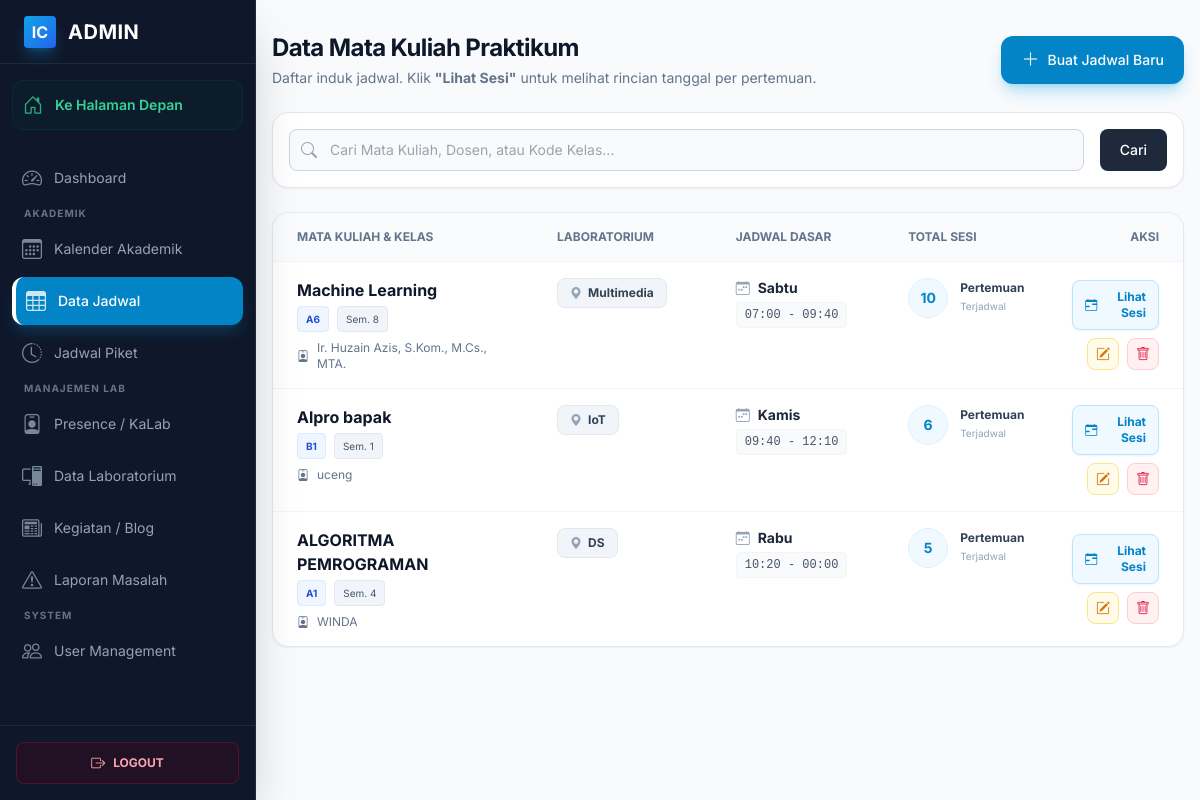
The app's page /public/admin/schedules (signed in) with its own data.
### tables this page shows
CREATE TABLE `course_plans` (
  `id` int(11) NOT NULL AUTO_INCREMENT,
  `laboratory_id` int(11) NOT NULL,
  `course_name` varchar(100) NOT NULL,
  `program_study` varchar(100) DEFAULT NULL,
  `semester` int(11) DEFAULT NULL,
  `class_code` varchar(20) DEFAULT NULL,
  `lecturer_name` varchar(100) NOT NULL,
  `lecturer_photo` varchar(255) DEFAULT NULL,
  `assistant_1_name` varchar(100) DEFAULT NULL,
  `assistant_1_photo` varchar(255) DEFAULT NULL,
  `assistant_2_name` varchar(100) DEFAULT NULL,
  `assistant_2_photo` varchar(255) DEFAULT NULL,
  `day` enum('Monday','Tuesday','Wednesday','Thursday','Friday','Saturday','Sunday') NOT NULL,
  `start_time` time NOT NULL,
  `end_time` time NOT NULL,
  `total_meetings` int(11) DEFAULT 14,
  `description` text DEFAULT NULL,
  `created_at` timestamp NOT NULL DEFAULT current_timestamp(),
  PRIMARY KEY (`id`),
  KEY `laboratory_id` (`laboratory_id`),
  CONSTRAINT `course_plans_ibfk_1` FOREIGN KEY (`laboratory_id`) REFERENCES `laboratories` (`id`) ON DELETE CASCADE
);

CREATE TABLE `laboratories` (
  `id` int(11) NOT NULL AUTO_INCREMENT,
  `lab_name` varchar(100) NOT NULL,
  `image` varchar(255) DEFAULT NULL,
  `description` text DEFAULT NULL,
  `pc_count` int(11) DEFAULT 0,
  `tv_count` int(11) DEFAULT 0,
  `capacity` int(11) DEFAULT 0,
  `status` enum('active','maintenance','inactive') DEFAULT 'active',
  `location` varchar(100) DEFAULT NULL,
  `building` varchar(50) DEFAULT NULL,
  `floor` varchar(10) DEFAULT NULL,
  `room_number` varchar(20) DEFAULT NULL,
  PRIMARY KEY (`id`)
);

### app/views/admin/schedules/index.php (the view, shortened to what the rows shown need)
<?php include APP_PATH . '/views/layouts/header.php'; ?>
<div class="antialiased bg-slate-50 min-h-screen">
    <main class="p-4 sm:ml-64 pt-8 transition-all duration-300">
        <div class="max-w-7xl mx-auto">
            <div class="flex flex-col md:flex-row justify-between items-start md:items-center mb-6 gap-4">
                <div>
                    <h1 class="text-2xl font-bold tracking-tight text-slate-900">Data Mata Kuliah Praktikum</h1>
                </div>
            </div>
            <div class="bg-white border border-slate-200 rounded-2xl shadow-sm overflow-hidden flex flex-col">
                <div class="overflow-x-auto w-full">
                    <table class="w-full text-sm text-left text-slate-600">
                        <thead class="text-xs text-slate-500 uppercase bg-slate-50/80 border-b border-slate-100">
                            <tr>
                                <th scope="col" class="px-6 py-4 font-bold w-[30%]">Mata Kuliah & Kelas</th>
                                <th scope="col" class="px-6 py-4 font-bold w-[20%]">Laboratorium</th>
                                <th scope="col" class="px-6 py-4 font-bold w-[20%]">Jadwal Dasar</th>
                                <th scope="col" class="px-6 py-4 font-bold w-[15%]">Total Sesi</th>
                                <th scope="col" class="px-6 py-4 font-bold text-right w-[15%]">Aksi</th>
                            </tr>
                        </thead>
                        <tbody class="divide-y divide-slate-100">
                            <?php if (!empty($schedules)): ?>
                                <?php foreach ($schedules as $sched): ?>
                                    <?php
                                    $daysMap = ['Monday' => 'Senin', 'Tuesday' => 'Selasa', 'Wednesday' => 'Rabu', 'Thursday' => 'Kamis', 'Friday' => 'Jumat', 'Saturday' => 'Sabtu', 'Sunday' => 'Minggu'];
                                    $dayIndo = $daysMap[$sched['day']] ?? $sched['day'];
                                    ?>
                                    <tr class="group hover:bg-slate-50 transition-colors duration-200">
                                        <td class="px-6 py-4 align-top">
                                            <div class="flex flex-col">
                                                <span class="font-bold text-slate-900 text-base mb-1">
                                                    <?= e($sched['course_name']) ?>
                                                </span>
                                                <div class="flex flex-wrap gap-2 mb-2">
                                                    <span
                                                        class="bg-blue-50 text-blue-700 text-[10px] px-2 py-0.5 rounded border border-blue-100 font-bold uppercase">
                                                        <?= e($sched['class_code']) ?>
                                                    </span>
                                                    <span
                                                        class="bg-slate-100 text-slate-600 text-[10px] px-2 py-0.5 rounded border border-slate-200">
                                                        Sem. <?= e($sched['semester']) ?>
                                                    </span>
                                                </div>
                                                <div class="flex items-center gap-2 text-xs text-slate-500">
                                                    <i class="bi bi-person-badge"></i>
                                                    <?= e($sched['lecturer_name']) ?>
                                                </div>
                                            </div>
                                        </td>
                                        <td class="px-6 py-4 align-top">
                                            <div
                                                class="inline-flex items-center gap-1.5 px-3 py-1.5 rounded-lg bg-slate-100 text-slate-700 border border-slate-200 text-xs font-bold">
                                                <i class="bi bi-geo-alt-fill text-slate-400"></i>
                                                <?= e($sched['lab_name']) ?>
                                            </div>
                                        </td>
                                        <td class="px-6 py-4 align-top">
                                            <div class="flex flex-col">
                                                <span class="text-sm font-bold text-slate-800 flex items-center gap-2">
                                                    <i class="bi bi-calendar-week text-slate-400"></i>
                                                    <?= $dayIndo ?>
                                                </span>
                                                <span
                                                    class="text-xs font-mono bg-slate-50 px-2 py-1 rounded border border-slate-100 mt-1 w-fit">
                                                    <?= date('H:i', strtotime($sched['start_time'])) ?> -
                                                    <?= date('H:i', strtotime($sched['end_time'])) ?>
                                                </span>
                                            </div>
                                        </td>
                                        <td class="px-6 py-4 align-top">
                                            <div class="flex items-center gap-3">
                                                <div
                                                    class="w-10 h-10 rounded-full bg-primary-50 text-primary-600 flex items-center justify-center font-bold text-sm border border-primary-100">
                                                    <?= $sched['total_generated'] ?>
                                                </div>
                                                <div class="flex flex-col">
                                                    <span class="text-xs font-bold text-slate-700">Pertemuan</span>
                                                    <span class="text-[10px] text-slate-400">Terjadwal</span>
                                                </div>
                                            </div>
                                        </td>
                                        <td class="px-6 py-4 text-right align-middle">
                                            <div class="flex flex-col gap-2 items-end">
                                                <a href="<?= url('/admin/schedules/' . $sched['id'] . '/sessions') ?>"
                                                    class="inline-flex items-center gap-2 text-xs font-bold text-primary-600 hover:text-primary-700 bg-primary-50 hover:bg-primary-100 px-3 py-2 rounded-lg border border-primary-200 transition-all w-fit shadow-sm">
                                                    <i class="bi bi-calendar-range"></i> Lihat Sesi
                                                </a>
                                                <div class="flex gap-2">
                                                    <a href="<?= url('/admin/schedules/' . $sched['id'] . '/edit') ?>"
                                                        class="w-8 h-8 flex items-center justify-center rounded-lg text-amber-600 bg-amber-50 hover:bg-amber-100 border border-amber-200 transition-all"
                                                        title="Edit Master Data">
                                                        <i class="bi bi-pencil-square"></i>
                                                    </a>
                                                    <form method="POST"
                                                        action="<?= url('/admin/schedules/' . $sched['id'] . '/delete') ?>"
                                                        onsubmit="return confirm('PERINGATAN: Menghapus data ini akan menghapus SEMUA sesi pertemuan yang terkait. Lanjutkan?');">
                                                        <button type="submit"
                                                            class="w-8 h-8 flex items-center justify-center rounded-lg text-rose-600 bg-rose-50 hover:bg-rose-100 border border-rose-200 transition-all"
                                                            title="Hapus Semua">
                                                            <i class="bi bi-trash"></i>
                                                        </button>
                                                    </form>
                                                </div>
                                            </div>
                                        </td>
                                    </tr>
                                <?php endforeach; ?>
                            <?php endif; ?>
                        </tbody>
                    </table>
                </div>
            </div>
        </div>
    </main>
</div>

### records on screen
course_plans: course_name "Machine Learning", class_code "A6", semester "8", lecturer_name "Ir. Huzain Azis, S.Kom., M.Cs., MTA.", laboratory.lab_name "Multimedia", day "Sabtu", start_time "07:00", end_time "09:40", total_generated "10"
course_plans: course_name "Alpro bapak", class_code "B1", semester "1", lecturer_name "uceng", laboratory.lab_name "IoT", day "Kamis", start_time "09:40", end_time "12:10", total_generated "6"
course_plans: course_name "ALGORITMA PEMROGRAMAN", class_code "A1", semester "4", lecturer_name "WINDA", laboratory.lab_name "DS", day "Rabu", start_time "10:20", end_time "00:00", total_generated "5"
